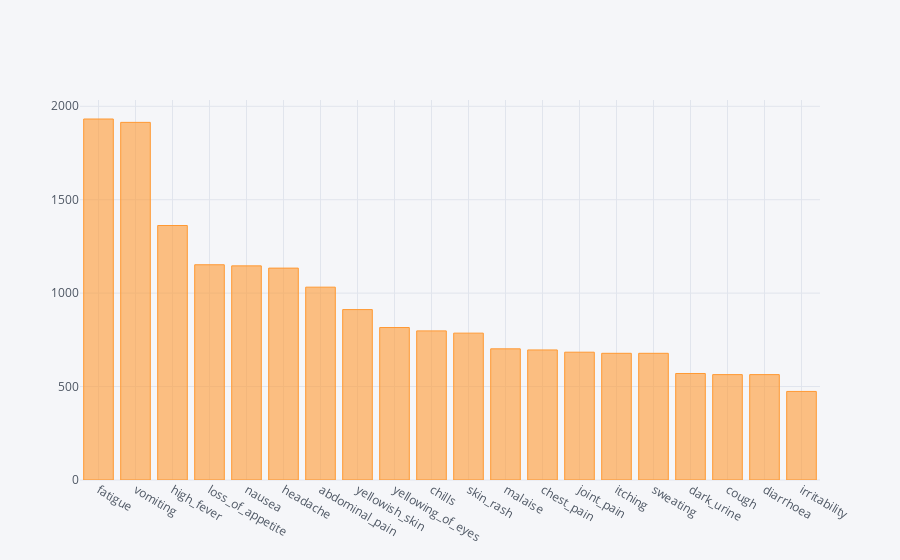

Source (notebook cell):
### Code cell
disyes[:20].iplot(kind='bar',x='index')

### Figure 1 — Plotly figure (JSON) as saved in the notebook; plotly's stock layout.template omitted (floating-point values rounded to 4 significant figures)
{"data": [{"marker": {"color": "rgba(255, 153, 51, 0.6)", "line": {"color": "rgba(255, 153, 51, 1.0)", "width": 1}}, "name": "1", "orientation": "v", "text": "", "type": "bar", "uid": "f0fe52c1-2edb-4c49-81b3-20b02dddf2bd", "x": ["fatigue", "vomiting", "high_fever", "loss_of_appetite", "nausea", "headache", "abdominal_pain", "yellowish_skin", "yellowing_of_eyes", "chills", "skin_rash", "malaise", "chest_pain", "joint_pain", "itching", "sweating", "dark_urine", "cough", "diarrhoea", "irritability"], "y": [1932, 1914, 1362, 1152, 1146, 1134, 1032, 912, 816, 798, 786, 702, 696, 684, 678, 678, 570, 564, 564, 474]}], "layout": {"legend": {"bgcolor": "#F5F6F9", "font": {"color": "#4D5663"}}, "paper_bgcolor": "#F5F6F9", "plot_bgcolor": "#F5F6F9", "title": {"font": {"color": "#4D5663"}}, "xaxis": {"gridcolor": "#E1E5ED", "showgrid": true, "tickfont": {"color": "#4D5663"}, "title": {"font": {"color": "#4D5663"}, "text": ""}, "zerolinecolor": "#E1E5ED"}, "yaxis": {"gridcolor": "#E1E5ED", "showgrid": true, "tickfont": {"color": "#4D5663"}, "title": {"font": {"color": "#4D5663"}, "text": ""}, "zerolinecolor": "#E1E5ED"}}}
